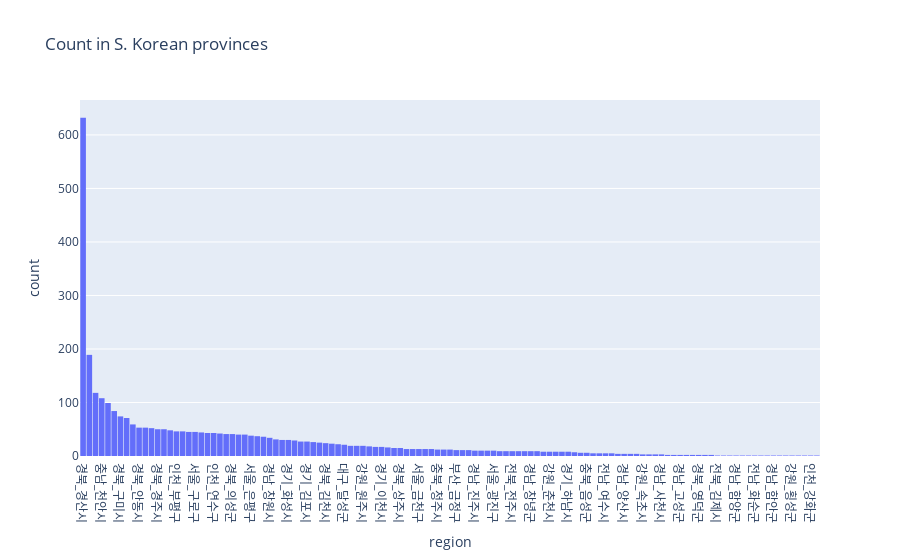

Notebook code for this chart:
### Code cell
fig = px.histogram(patient_df, x="region", title='Count in S. Korean provinces', nbins=60).update_xaxes(categoryorder = 'total descending')
fig.update_layout(
    bargap=0.1)
fig.show()

### Figure 1 — Plotly figure (JSON) as saved in the notebook; plotly's stock layout.template omitted (floating-point values rounded to 4 significant figures; data arrays with more than 128 entries replaced by an {"elided": "..."} marker saying what was removed)
{"data": [{"alignmentgroup": "True", "bingroup": "x", "hovertemplate": "region=%{x}<br>count=%{y}<extra></extra>", "legendgroup": "", "marker": {"color": "#636efa", "pattern": {"shape": ""}}, "name": "", "nbinsx": 60, "offsetgroup": "", "orientation": "v", "showlegend": false, "type": "histogram", "x": {"elided": "3248 str values"}, "xaxis": "x", "yaxis": "y"}], "layout": {"autosize": true, "bargap": 0.1, "barmode": "relative", "legend": {"tracegroupgap": 0}, "title": {"text": "Count in S. Korean provinces"}, "xaxis": {"anchor": "y", "autorange": true, "categoryorder": "total descending", "domain": [0, 1], "range": [-0.5, 118.5], "title": {"text": "region"}, "type": "category"}, "yaxis": {"anchor": "x", "autorange": true, "domain": [0, 1], "range": [0, 665.3], "title": {"text": "count"}}}}
